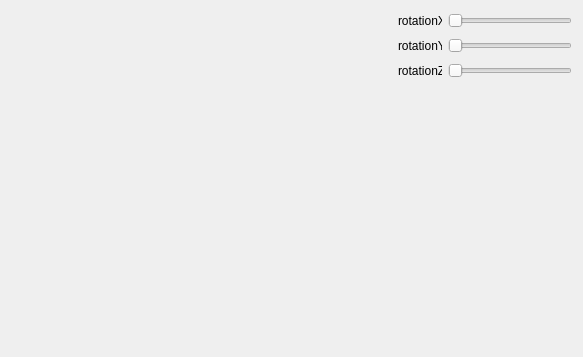
<?xml version="1.0" encoding="UTF-8"?>
<ui version="4.0">
 <class>Window</class>
 <widget class="QWidget" name="Window">
  <property name="geometry">
   <rect>
    <x>0</x>
    <y>0</y>
    <width>581</width>
    <height>357</height>
   </rect>
  </property>
  <property name="windowTitle">
   <string>Window</string>
  </property>
  <layout class="QGridLayout" name="gridLayout_2">
   <item row="0" column="1" rowspan="2">
    <layout class="QGridLayout" name="gridLayout">
     <item row="0" column="1">
      <widget class="QSlider" name="rotationXSlider">
       <property name="minimumSize">
        <size>
         <width>124</width>
         <height>19</height>
        </size>
       </property>
       <property name="maximumSize">
        <size>
         <width>124</width>
         <height>19</height>
        </size>
       </property>
       <property name="maximum">
        <number>360</number>
       </property>
       <property name="singleStep">
        <number>10</number>
       </property>
       <property name="orientation">
        <enum>Qt::Horizontal</enum>
       </property>
      </widget>
     </item>
     <item row="0" column="0">
      <widget class="QLabel" name="label">
       <property name="maximumSize">
        <size>
         <width>44</width>
         <height>19</height>
        </size>
       </property>
       <property name="text">
        <string>rotationX</string>
       </property>
      </widget>
     </item>
     <item row="1" column="0">
      <widget class="QLabel" name="label_2">
       <property name="maximumSize">
        <size>
         <width>44</width>
         <height>19</height>
        </size>
       </property>
       <property name="text">
        <string>rotationY</string>
       </property>
      </widget>
     </item>
     <item row="3" column="0">
      <spacer name="verticalSpacer">
       <property name="orientation">
        <enum>Qt::Vertical</enum>
       </property>
       <property name="sizeHint" stdset="0">
        <size>
         <width>20</width>
         <height>40</height>
        </size>
       </property>
      </spacer>
     </item>
     <item row="1" column="1">
      <widget class="QSlider" name="rotationYSlider">
       <property name="minimumSize">
        <size>
         <width>124</width>
         <height>19</height>
        </size>
       </property>
       <property name="maximumSize">
        <size>
         <width>124</width>
         <height>19</height>
        </size>
       </property>
       <property name="maximum">
        <number>360</number>
       </property>
       <property name="singleStep">
        <number>10</number>
       </property>
       <property name="orientation">
        <enum>Qt::Horizontal</enum>
       </property>
      </widget>
     </item>
     <item row="2" column="1">
      <widget class="QSlider" name="rotationZSlider">
       <property name="minimumSize">
        <size>
         <width>124</width>
         <height>19</height>
        </size>
       </property>
       <property name="maximumSize">
        <size>
         <width>124</width>
         <height>19</height>
        </size>
       </property>
       <property name="maximum">
        <number>360</number>
       </property>
       <property name="singleStep">
        <number>10</number>
       </property>
       <property name="orientation">
        <enum>Qt::Horizontal</enum>
       </property>
      </widget>
     </item>
     <item row="2" column="0">
      <widget class="QLabel" name="label_3">
       <property name="maximumSize">
        <size>
         <width>44</width>
         <height>19</height>
        </size>
       </property>
       <property name="text">
        <string>rotationZ</string>
       </property>
      </widget>
     </item>
    </layout>
   </item>
   <item row="0" column="0" rowspan="2">
    <widget class="MyGLWidget" name="myGLWidget" native="true">
     <property name="minimumSize">
      <size>
       <width>381</width>
       <height>311</height>
      </size>
     </property>
    </widget>
   </item>
  </layout>
 </widget>
 <layoutdefault spacing="6" margin="11"/>
 <customwidgets>
  <customwidget>
   <class>MyGLWidget</class>
   <extends>QWidget</extends>
   <header location="global">myglwidget.h</header>
   <container>1</container>
   <slots>
    <slot>setXRotation(int)</slot>
    <slot>setZRotation(int)</slot>
    <slot>setYRotation(int)</slot>
   </slots>
  </customwidget>
 </customwidgets>
 <resources/>
 <connections>
  <connection>
   <sender>rotationXSlider</sender>
   <signal>valueChanged(int)</signal>
   <receiver>myGLWidget</receiver>
   <slot>setXRotation(int)</slot>
   <hints>
    <hint type="sourcelabel">
     <x>501</x>
     <y>13</y>
    </hint>
    <hint type="destinationlabel">
     <x>274</x>
     <y>55</y>
    </hint>
   </hints>
  </connection>
  <connection>
   <sender>rotationYSlider</sender>
   <signal>valueChanged(int)</signal>
   <receiver>myGLWidget</receiver>
   <slot>setYRotation(int)</slot>
   <hints>
    <hint type="sourcelabel">
     <x>536</x>
     <y>51</y>
    </hint>
    <hint type="destinationlabel">
     <x>313</x>
     <y>142</y>
    </hint>
   </hints>
  </connection>
  <connection>
   <sender>rotationZSlider</sender>
   <signal>valueChanged(int)</signal>
   <receiver>myGLWidget</receiver>
   <slot>setZRotation(int)</slot>
   <hints>
    <hint type="sourcelabel">
     <x>527</x>
     <y>71</y>
    </hint>
    <hint type="destinationlabel">
     <x>353</x>
     <y>236</y>
    </hint>
   </hints>
  </connection>
 </connections>
</ui>
